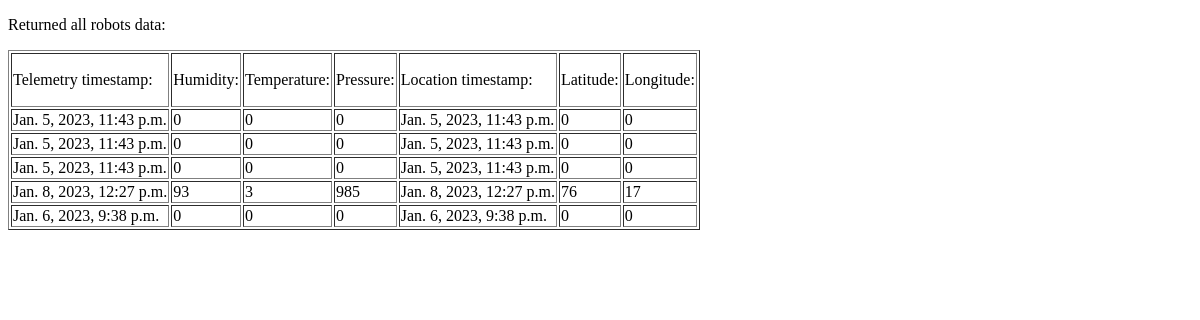
/app1/return_robot_data/, run on an earlier commit of the app's database.
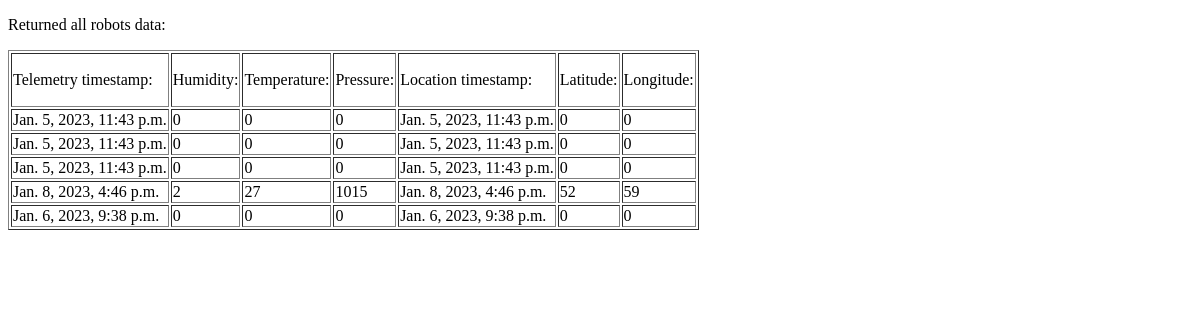
And on a later commit of the database.
### app1/models.py (models this page shows, shortened)
class Robot(models.Model):
    FOUR_WHEELER = '4 wheeler'
    AMPHIBIAN = 'amphibian'
    TRACKED = 'tracked'
    FLYING = 'flying'
    ROBOT_TYPES_CHOICES = [
        (FOUR_WHEELER, ('4 wheeler')),
        (AMPHIBIAN, ('amphibian')),
        (TRACKED, ('tracked')),
        (FLYING, ('flying')),
    ]
    serial_number = models.CharField(max_length = 50, unique=True)
    production_date = models.DateField()
    type = models.CharField(
        max_length = 10,
        choices = ROBOT_TYPES_CHOICES,
        default = '4 wheeler'
    )
    company = models.CharField(max_length = 20)
    telemetry_timestamp = models.DateTimeField(default=timezone.now, editable=False)
    telemetry_humidity = models.CharField(max_length=5, default=0, editable=False)
    telemetry_temperature = models.CharField(max_length=5, default=0, editable=False)
    telemetry_pressure = models.CharField(max_length=5, default=0, editable=False)
    location_timestamp = models.DateTimeField(default=timezone.now, editable=False)
    location_latitude = models.CharField(max_length=5, default=0, editable=False)
    location_longitude = models.CharField(max_length=5, default=0, editable=False)
    timestamp_all = models.ManyToManyField(RobotData)
    humidity_all = models.ManyToManyField(RobotHumidity)
    temperature_all = models.ManyToManyField(RobotTemperature)
    pressure_all = models.ManyToManyField(RobotPressure)

### app1/views.py (the view)
# urls.py: path('return_robot_data/', ReturnRobotData, name='ReturnRobotData'),
def ReturnRobotData(request):
    robot_data = Robot.objects.all().values()
    template = loader.get_template('return_robot_data.html')
    data = {
        'robots': robot_data,
    }
    return HttpResponse(template.render(data, request))

### app1/templates/return_robot_data.html
<!DOCTYPE html>
<html>
<body>
<p>Returned all robots data:</p>
<table border='1'>
    <td><p>Telemetry timestamp:</p></td>
    <td><p>Humidity:</p></td>
    <td><p>Temperature:</p></td>
    <td><p>Pressure:</p></td>
    <td><p>Location timestamp:</p></td>
    <td><p>Latitude:</p></td>
    <td><p>Longitude:</p></td>
  {% for x in robots %}
    <tr>
      <td>{{ x.telemetry_timestamp }}</td>
      <td>{{ x.telemetry_humidity }}</td>
      <td>{{ x.telemetry_temperature }}</td>
      <td>{{ x.telemetry_pressure }}</td>
      <td>{{ x.location_timestamp }}</td>
      <td>{{ x.location_latitude }}</td>
      <td>{{ x.location_longitude }}</td>
    </tr>
  {% endfor %}
</table>
</body>
</html>

What changed in the data, as far as the page shows it:
changed Robot: telemetry_timestamp "Jan. 8, 2023, 12:27 p.m." → "Jan. 8, 2023, 4:46 p.m."; telemetry_humidity "93" → "2"; telemetry_temperature "3" → "27"; telemetry_pressure "985" → "1015"; location_timestamp "Jan. 8, 2023, 12:27 p.m." → "Jan. 8, 2023, 4:46 p.m."; location_latitude "76" → "52"; location_longitude "17" → "59"
